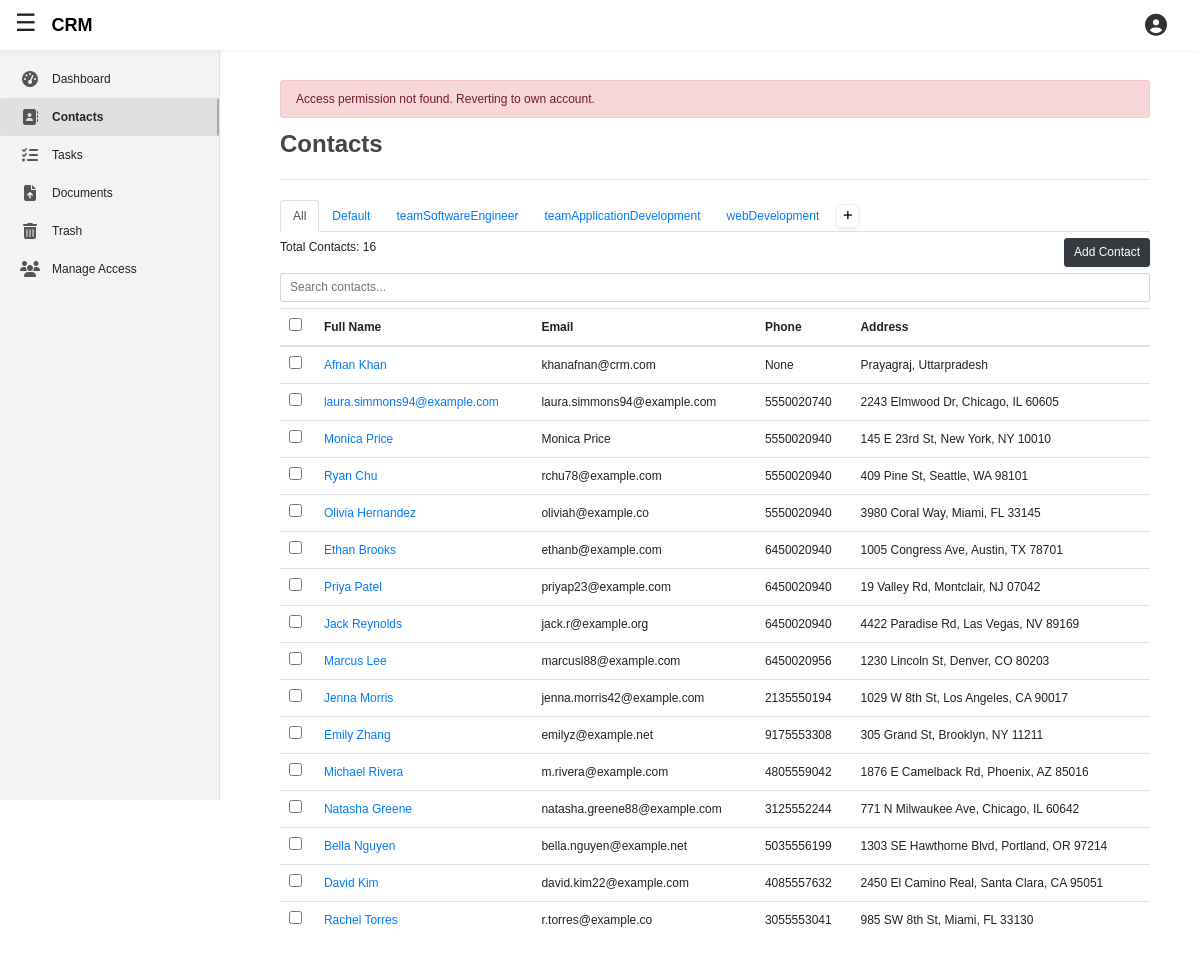
Screenshot of /apps/contacts/ (signed in) with the database file from the repository.
### client/models.py (models this page shows, shortened)
class BaseModel(models.Model):
    is_deleted = models.BooleanField(default = False)
    deleted_at = models.DateTimeField(null = True, blank = True)
    class Meta:
        abstract = True

class Project(BaseModel):
    name = models.CharField(max_length=255)
    description = models.TextField(null = True, blank = True)
    user = models.ForeignKey(BusinessUser, on_delete=models.CASCADE)
    objects = CustomManager()
    all_objects = models.Manager()
    class Meta:
        unique_together = ('name', 'user', )
    def __str__(self):
        return f'{self.name}'

class Client(BaseModel):
    name = models.CharField(max_length=255)
    email = models.CharField(max_length=80)
    country_code = models.CharField(
        max_length=5,
        choices=COUNTRY_CODE_CHOICES,
        default='+91',
        blank = True,
        null = True,
    )
    phone = models.CharField(
        max_length=12,
        validators=[phone_number_validator],
        blank = True,
        null = True,
    )
    address = models.CharField(max_length=255, blank = True, null = True)
    description = models.TextField(blank = True, null = True)
    is_active = models.BooleanField(default=True)
    created_at = models.DateTimeField(auto_now_add=True)
    last_edit = models.DateTimeField(auto_now = True)
    objects = CustomManager()
    all_objects = models.Manager()
    list = models.ForeignKey(Project, on_delete=models.CASCADE)
    companyAssignee = models.ForeignKey(BusinessUser, on_delete=models.CASCADE)

### featuredApp/views.py (the view, shortened to what this page needs)
# urls.py: path('contacts/', views.contact_view, name='appContacts'),
@login_required
def contact_view(request, *args, **kwargs):
    user = request.user.businessuser
    logged_in_user = request.user.businessuser
    active_business_user, is_success = get_active_business_user_with_permission(request, 'can_read_contact', show_err='Read')
    if(request.method == "POST"):
        form_type = request.POST.get("form_type")
        if(form_type == 'project_form'):
            formA = ProjectCreationForm(request.POST, user = user)
            formB = ClientCreationForm(user = user)
            if(formA.is_valid()):
                if get_active_business_user_with_permission(request, 'can_add_project', show_err='Add')[1] == True:
                    projectValidForm = formA.save(commit = False)
                    projectValidForm.user = active_business_user
                    projectValidForm.save() # Save the form
                    messages.success(request, f"New Project Created Successfully!")
            else:
                messages.error(request, "Project Name should be unique!")
            return redirect('appContacts')
        elif(form_type == 'client_form'):
            formA = ProjectCreationForm(user = user)
            formB = ClientCreationForm(request.POST, user = user)
            if(formB.is_valid()):
                if get_active_business_user_with_permission(request, 'can_add_contact', show_err='Add')[1] == True:
                    clientValidForm = formB.save(commit = False)
                    clientValidForm.companyAssignee = active_business_user
                    clientValidForm.save()
                    messages.success(request, f"New Client Created Successfully!")
            else:
                messages.error(request, "PhoneNumber or Email should be provided for Client")
            return redirect('appContacts')
    else:
        formA = ProjectCreationForm(user = user)
        formB = ClientCreationForm(user = user)
    if(active_business_user == logged_in_user):
        projects = Project.objects.filter(user = logged_in_user)
        contacts = Client.objects.filter(companyAssignee = logged_in_user)
    project_name = request.GET.get('project_name')
    if project_name:
        contacts = contacts.filter(list__name = project_name)
    context = {
        'formA': formA,
        'formB': formB,
        'contacts': contacts,
        'projects': projects,
        'total_contacts': contacts.count(),
        'selected_project_name': project_name,
        'set_to_all': True if project_name is None else False,
        'businessuser': user,
    }
    return render (
        request,
        'featuredApp/contacts.html',
        context,
    )

### client/forms.py (shortened to what this page needs)
class ProjectCreationForm(forms.ModelForm):
    class Meta:
        model = Project
        fields = ('name', 'description')
    def __init__(self, *args, **kwargs):
        self.user = kwargs.pop('user', None)  # fallback to None
        super().__init__(*args, **kwargs)
        self.fields['name'].widget.attrs.update({
            'placeholder': 'Enter the list name'
        })
        self.fields['description'].widget.attrs.update({
            'placeholder': 'Enter a description for the list'
        })

### client/models.py (called while the page is built)
    def get_queryset(self):
        return super().get_queryset().filter(is_deleted = False)

### featuredApp/templates/featuredApp/contacts.html (shortened to what this page needs)
{% extends 'featuredApp/base.html' %}
{% load static %}
{% load crispy_forms_tags %}
{% block addCSSlink %}
	<link rel="stylesheet" type="text/css" href="{% static 'featuredApp/pop_up.css' %}">
{% endblock addCSSlink %}
{% block contentBody1 %}
	<h2 style="font-weight: bolder;"> Contacts </h2>
	<hr style="margin: 20px 0;">
	<ul class="nav nav-tabs" style="align-items: center;">
		<li class="nav-item">
			<a class="nav-link {% if set_to_all == True %}active{% endif %}" href="{% url 'appContacts' %}">All</a></li>
		{% for project in projects|slice:":5" %}
			<li class="nav-item">
				<a href="?project_name={{ project.name }}" class="nav-link {% if selected_project_name == project.name %}active{% endif %}">{{ project.name }}</a>
			</li>
		{% endfor %}
		<li class="nav-item" style="padding-left: 4px;">
			<button class="add-btn btn btn-sm icon-button edit" type="button" onclick="openProjectFormPopUp()"><i class="fas fa-plus"></i></button>
		</li>
	</ul>
	<div class="d-flex justify-content-between my-2">
		<div>
			Total Contacts: {{ total_contacts }}
		</div>
		<div>
			<button class="btn btn-dark" type="button" onclick="openDocumentFormPopUp()">Add Contact</button>
	  	</div>
	</div>
	<input type="text" class="form-control my-2" placeholder="Search contacts...">
	<table class="table">
		<thead>
			<tr>
				<th><input type="checkbox" /></th>
				<th>Full Name</th>
				<th>Email</th>
				<th>Phone</th>
				<th>Address</th>
			</tr>
		</thead>
		<tbody>
			{% for contact in contacts %}
				<tr">
					<td><input type="checkbox" /></td>
					<td><a href="{% url 'appContactDetail' contact.id %}">{{ contact.name }}</a></td>
					<td>{{ contact.email }}</td>
					<td>{{ contact.phone }}</td>
					<td>{{ contact.address }}</td>
			{% endfor %}
		</tbody>
	</table>
{% endblock contentBody1 %}

### accounts/static/accounts/base.css (style rules this page uses)
body { background: #fafafa; color: #333333; margin-top: 5rem; }
h1, h2, h3, h4, h5, h6 { color: #444444; }
ul { margin: 0; }

### featuredApp/static/featuredApp/base.css (style rules this page uses)
body, html { font-size: 12px; margin: 0; padding: 0; font-family: sans-serif; background-color: #ffffff; color: #222; }

### featuredApp/static/featuredApp/pop_up.css (style rules this page uses)
.more-btn, .add-btn { color: black; background-color: #ffffff; font-weight: 500; cursor: pointer; border: 1px solid #f0f0f0; border-radius: 5px; box-shadow: 0 2px 4px rgba(0, 123, 255, 0.1); transition: background-color 0.3s, color 0.3s, box-shadow 0.3s; }

### rows the page displays
Project: name "Default"
Project: name "teamSoftwareEngineer"
Project: name "teamApplicationDevelopment"
Project: name "webDevelopment"
Client: name "Afnan Khan", email "khanafnan@crm.com", phone "None", address "Prayagraj, Uttarpradesh"
Client: name "laura.simmons94@example.com", email "laura.simmons94@example.com", phone "5550020740", address "2243 Elmwood Dr, Chicago, IL 60605"
Client: name "Monica Price", email "Monica Price", phone "5550020940", address "145 E 23rd St, New York, NY 10010"
Client: name "Ryan Chu", email "rchu78@example.com", phone "5550020940", address "409 Pine St, Seattle, WA 98101"
Client: name "Olivia Hernandez", email "oliviah@example.co", phone "5550020940", address "3980 Coral Way, Miami, FL 33145"
Client: name "Ethan Brooks", email "ethanb@example.com", phone "6450020940", address "1005 Congress Ave, Austin, TX 78701"
Client: name "Priya Patel", email "priyap23@example.com", phone "6450020940", address "19 Valley Rd, Montclair, NJ 07042"
Client: name "Jack Reynolds", email "jack.r@example.org", phone "6450020940", address "4422 Paradise Rd, Las Vegas, NV 89169"
Client: name "Marcus Lee", email "marcusl88@example.com", phone "6450020956", address "1230 Lincoln St, Denver, CO 80203"
Client: name "Jenna Morris", email "jenna.morris42@example.com", phone "2135550194", address "1029 W 8th St, Los Angeles, CA 90017"
Client: name "Emily Zhang", email "emilyz@example.net", phone "9175553308", address "305 Grand St, Brooklyn, NY 11211"
Client: name "Michael Rivera", email "m.rivera@example.com", phone "4805559042", address "1876 E Camelback Rd, Phoenix, AZ 85016"
Client: name "Natasha Greene", email "natasha.greene88@example.com", phone "3125552244", address "771 N Milwaukee Ave, Chicago, IL 60642"
Client: name "Bella Nguyen", email "bella.nguyen@example.net", phone "5035556199", address "1303 SE Hawthorne Blvd, Portland, OR 97214"
Client: name "David Kim", email "david.kim22@example.com", phone "4085557632", address "2450 El Camino Real, Santa Clara, CA 95051"
Client: name "Rachel Torres", email "r.torres@example.co", phone "3055553041", address "985 SW 8th St, Miami, FL 33130"

### other values shown
{{ message }} "Access permission not found. Reverting to own account."
{{ total_contacts }} "16"
